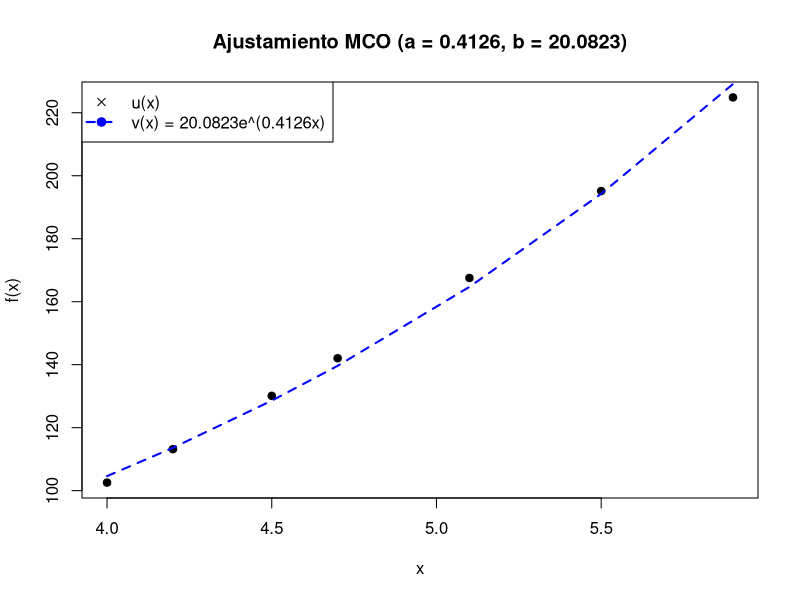

This figure's R source:
mco.exp <- function(x, w){
  vm = c()
  for (i in 1:2){
    for (j in 1:2){
      vm <- append(vm,
                   sum(w * x^(j+i-2)))
    }
  }
  
  m = matrix(vm, nrow = 2)
  
  wus = c()
  for(k in 0:1){
    wui = w * log(u) * x^k
    wus <- append(wus, sum(wui))
  }
  
  R = solve(m) %*% wus
  a <- R[2]
  b <- exp(R[1])
  c(a,b)
}

x = c(4, 4.2, 4.5, 4.7, 5.1, 5.5, 5.9)
n_x = c(75,64,59,36,101,78,89)
w = n_x/mean(n_x)
u = c(102.56, 113.18, 130.11, 142.05, 167.53, 195.14, 224.87)

mco.exp(x,w)

v <- mco.exp(x,w)
a <- v[1]
b <- v[2]
g <- function(x){b * exp(a*x)}
uv = g(x)

plot(x,u, pch = 19,
     main = paste0('Ajustamiento MCO (a = ', round(a,4),', b = ', round(b,4), ')' ),
     xlab = 'x', ylab = 'f(x)')
lines(x, uv, lty = 2, col = 'blue', lwd = 2)
legend(x = 'topleft',
       legend = c("u(x)", paste0('v(x) = ', round(b,4), 'e^(', round(a,4), 'x)')), 
       pch = c(4, 19), lwd = c(-1,2), lty = c(0, 2), col = c('black', 'blue'))
